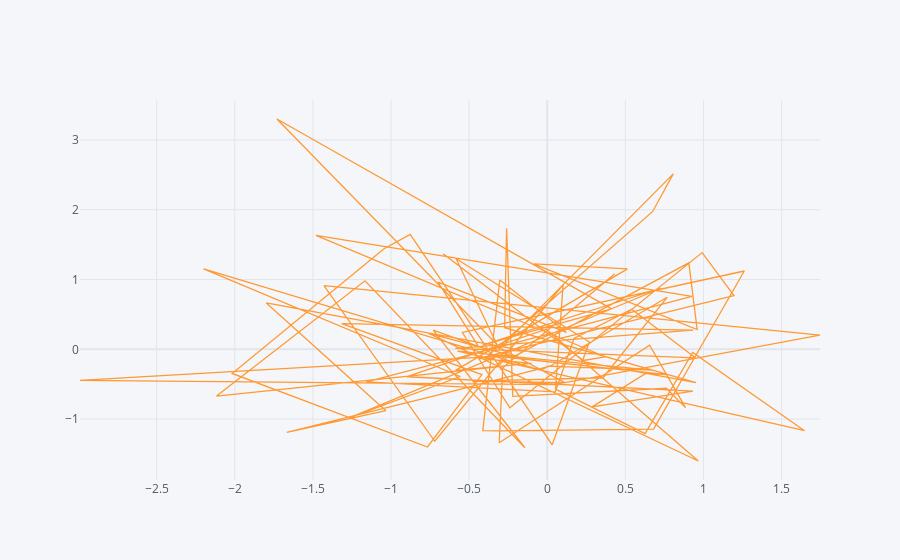

This figure's notebook cell:
### Code cell
df.iplot(kind = 'scatter', x = 'a', y = 'b')
